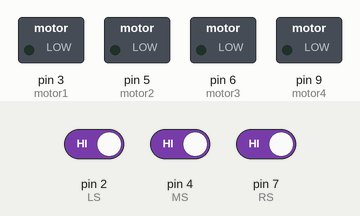
A sketch run on a simulated Arduino Uno, built with avr-gcc and run on an emulated ATmega328P. Shown: switched loads named in the sketch (green lamp = pin HIGH). Inputs (shaded band) come from the test bench; at power-on: pin 2 (LS) HIGH, pin 4 (MS) HIGH, pin 7 (RS) HIGH. What the sketch prints to the serial monitor is not drawn.

Above: at 1.2 s.
1.3 s: pin 2 (LS) driven LOW
At 2.5 s:
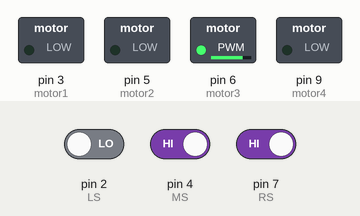
2.8 s: pin 4 (MS) driven LOW
At 3.5 s:
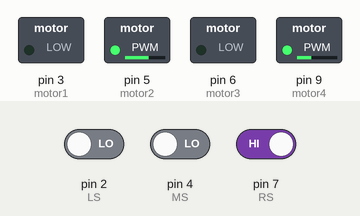
4.3 s: pin 2 (LS) driven HIGH
At 4.7 s:
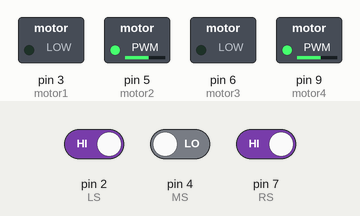
5.8 s: pin 7 (RS) driven LOW
At 7.0 s:
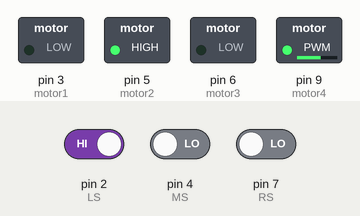
7.3 s: pin 4 (MS) driven HIGH
At 8.2 s:
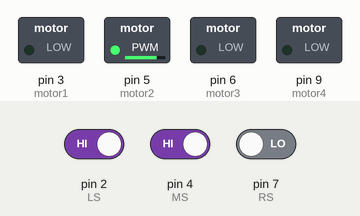
Timing chart, 0 to 9.8 s (numbered marks = the images above; inputs shaded):
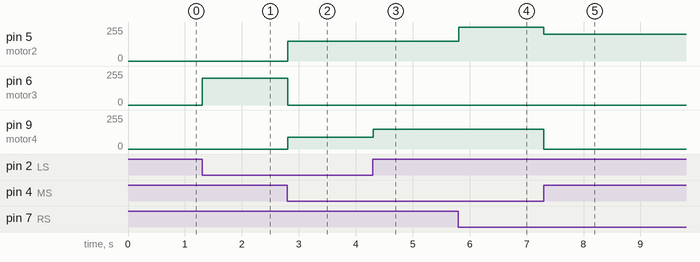

The sketch:

Pid___linefollower.ino
```cpp
#include<PID_v1.h>
byte motor1 = 3, motor2 = 5, motor3 = 6, motor4 =9 , echo = 10 , trig = 11 ,x=0,RS=7, LS=2, MS =4,left=0 , right = 0 , mid = 0 ,Kp=25 , Kd = 2.05, Ki= 1 ,Max = 90;
float take =0 ,give = 0 ;
double output = 0 ,lineInput=0 , setPoint = 0;
char state;

PID myPid (&lineInput, &output ,&setPoint , Kp, Ki, Kd, DIRECT);
void setup() {
  // put your setup code here, to run once:
Serial.begin(9600);
pinMode(motor1,OUTPUT);
pinMode(motor2,OUTPUT);
pinMode(motor3,OUTPUT);
pinMode(motor4,OUTPUT);
pinMode(echo,INPUT);
pinMode(RS,INPUT) ;
pinMode(LS,INPUT) ;
pinMode(MS,INPUT) ;
pinMode(trig,OUTPUT);
myPid.SetMode(AUTOMATIC);
}

void loop() {
  // put your main code here, to run repeatedly:
  left = digitalRead(LS);
  right = digitalRead(RS);
  mid = digitalRead(MS);
  Serial.println(left);
  if ( mid == 0 && right == 1 && left == 1 )
  {
    analogWrite(motor2,150);
    digitalWrite(motor1,LOW);
    analogWrite(motor4,150);
    digitalWrite(motor3,LOW);
  }
  if ( left == 0 && mid == 0 && right == 1)
  {
    analogWrite(motor2,150);
    digitalWrite(motor1,LOW);
    analogWrite(motor4,90);
    digitalWrite(motor3,LOW);
  }
  if ( right == 0 && mid == 0 && left == 1)
  {
    digitalWrite(motor2,90);
    digitalWrite(motor1,LOW);
    analogWrite(motor4,150);
    digitalWrite(motor3,LOW);
  }
  if ( right == 0 &&  mid == 1 && left == 1 )
  {
    analogWrite ( motor2 , 200 );
    digitalWrite (motor1 , LOW);
    digitalWrite ( motor4 , LOW );
    digitalWrite (motor3 , LOW );
  }

 if( mid == 1 && right == 1 && left == 0 )
  {
    digitalWrite ( motor1 , LOW );
    digitalWrite (motor2 , LOW );
    analogWrite ( motor3 , 200 );
    digitalWrite (motor4 , LOW );
  }

//  if((left && !right &&  mid) == 1)     //right
//  {
//    digitalWrite(motor1,LOW);
//    digitalWrite(motor2,LOW);
//    analogWrite(motor3,output);
//    digitalWrite(motor4,LOW);
//  }
//
//  if( (!left && right && mid) || ( !left && !mid )  == 1 )     //left
//  {
//    analogWrite(motor1,output);
//    digitalWrite(motor2,LOW);
//    digitalWrite(motor3,LOW);
//    digitalWrite(motor4,LOW);
//  }
//
//  if( ( left && right && mid ) == 0 )     //stop
//  {
//    digitalWrite(motor1,LOW);
//    digitalWrite(motor2,LOW);
//    digitalWrite(motor3,LOW);
//    digitalWrite(motor4,LOW);
//  }
}
```

Measured:
- after the input at 1.3 s, pin 6 (motor3): 0/255 → 200/255 at once
- after the input at 2.8 s, pin 5 (motor2): 0/255 → 150/255 at once; pin 6 (motor3): 200/255 → 0/255 at once; pin 9 (motor4): 0/255 → 90/255 at once
- after the input at 4.3 s, pin 9 (motor4): 90/255 → 150/255 at once
- after the input at 5.8 s, pin 5 (motor2): 150/255 → 255/255 at once
- after the input at 7.3 s, pin 5 (motor2): 255/255 → 200/255 at once; pin 9 (motor4): 150/255 → 0/255 at once
